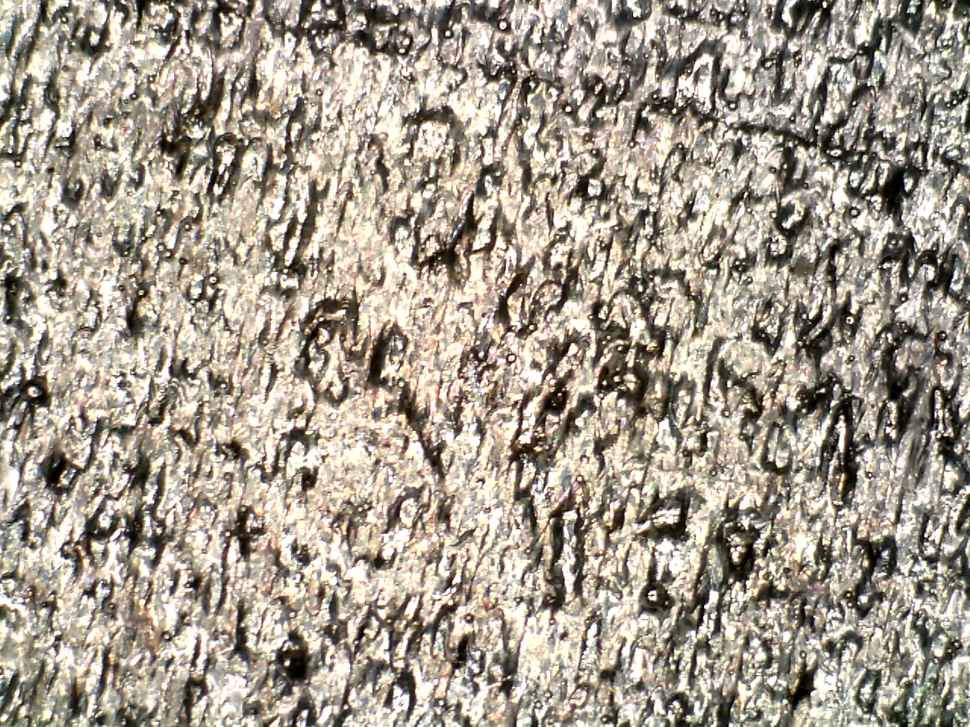
%> input picture Images/B/B01.bmp, 970 x 727 px, shrunk from 1280 x 960 before the run
$ octave read_images.m   (GNU Octave 9; MATLAB toolbox functions it lacks are replaced by stand-ins)
%> lines starting %> are read from the running program, lines starting %| are printed output that depends on the picture
clear;
I(:,:,1) = rgb2gray(imread('B01.bmp'));
%> I: size 727x970 uint8; min 0, max 255, mean 156.9
I(:,:,2) = rgb2gray(imread('B02.bmp'));
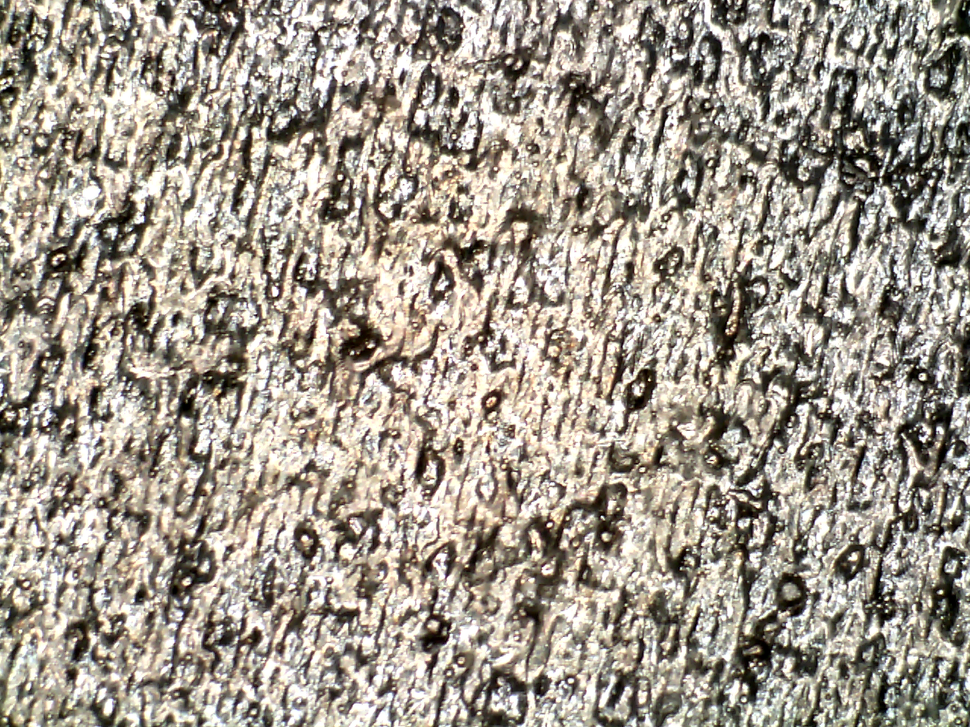
%> input picture Images/B/B02.bmp, 970 x 727 px, shrunk from 1280 x 960 before the run
I(:,:,3) = rgb2gray(imread('B03.bmp'));
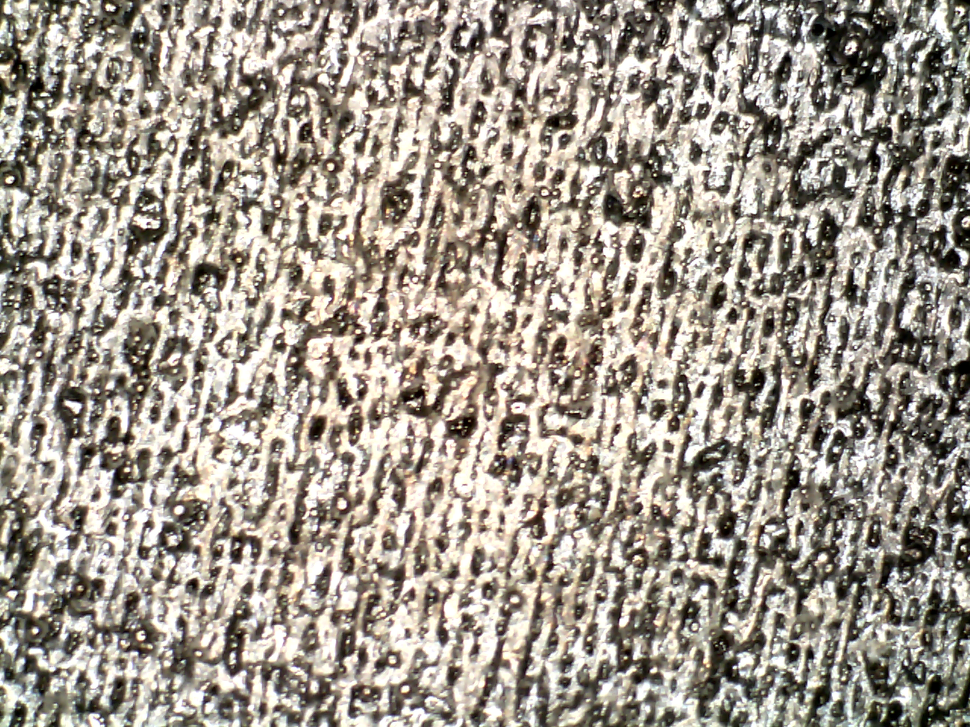
%> input picture Images/B/B03.bmp, 970 x 727 px, shrunk from 1280 x 960 before the run
%> I: size 727x970x3 uint8
I(:,:,4) = rgb2gray(imread('B04.bmp'));
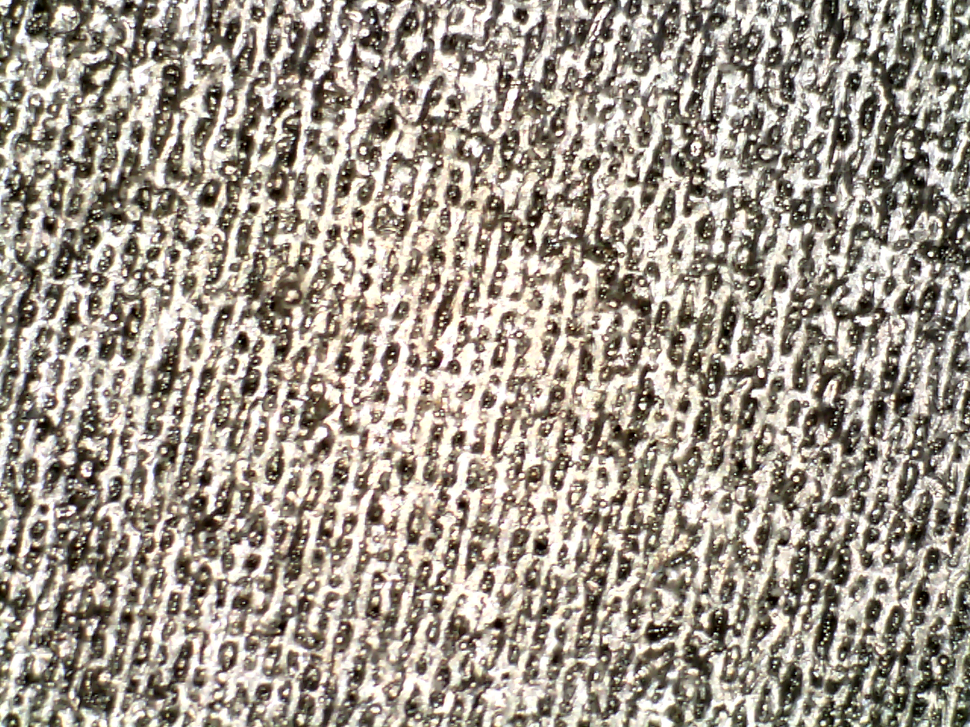
%> input picture Images/B/B04.bmp, 970 x 727 px, shrunk from 1280 x 960 before the run
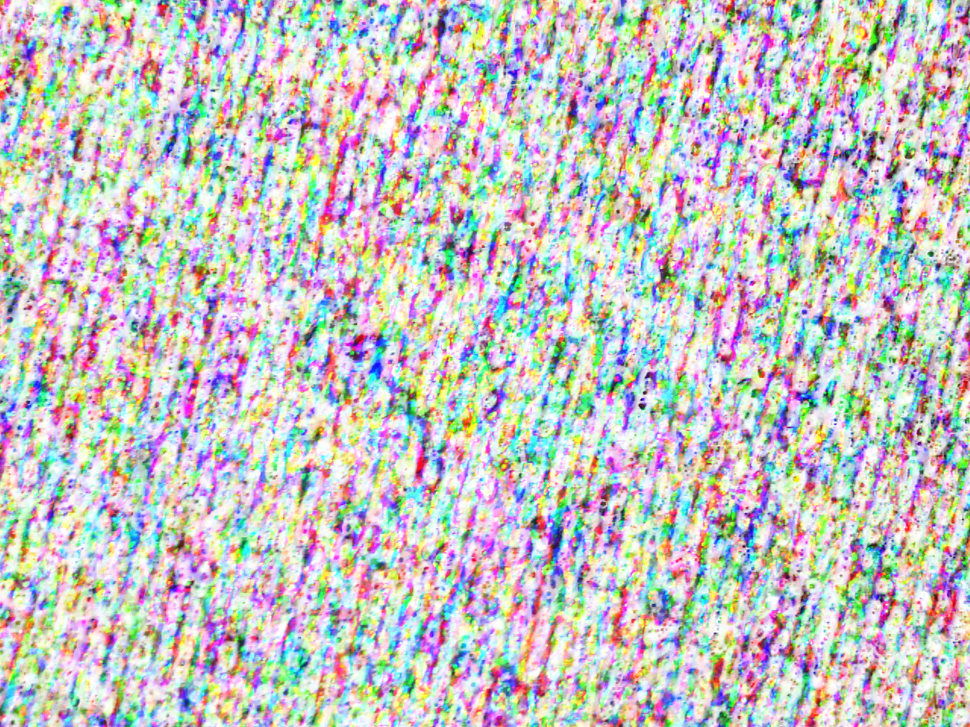
%> I: size 727x970x4 uint8; mean R, G, B, A 156.9, 153.9, 152.4, 153.7; transparent parts drawn white
I(:,:,5) = rgb2gray(imread('B05.bmp'));
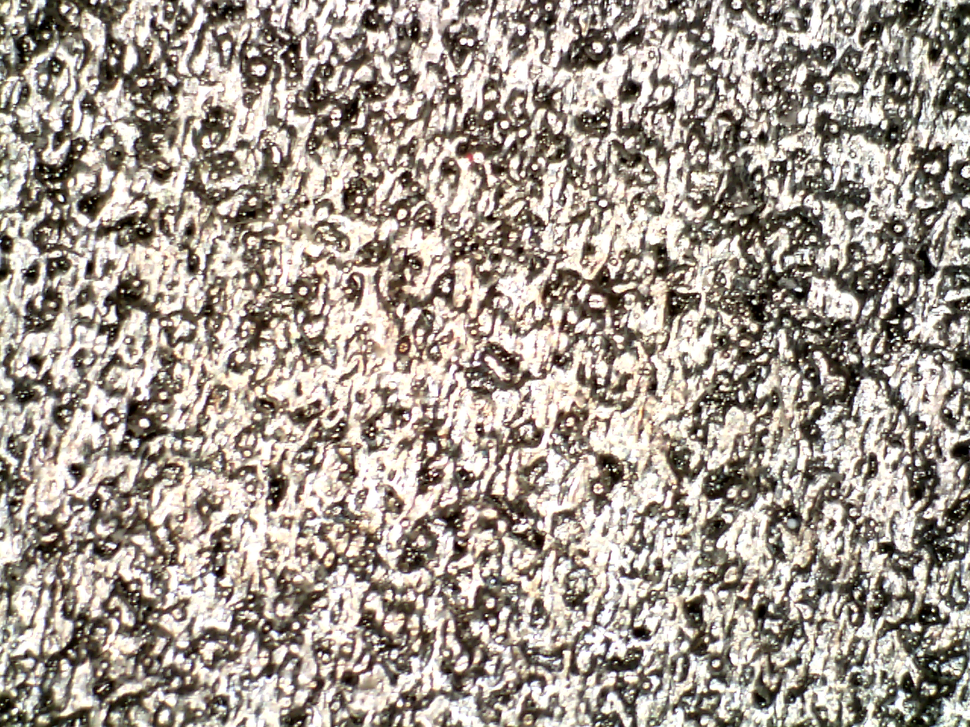
%> input picture Images/B/B05.bmp, 970 x 727 px, shrunk from 1280 x 960 before the run
I(:,:,6) = rgb2gray(imread('B06.bmp'));
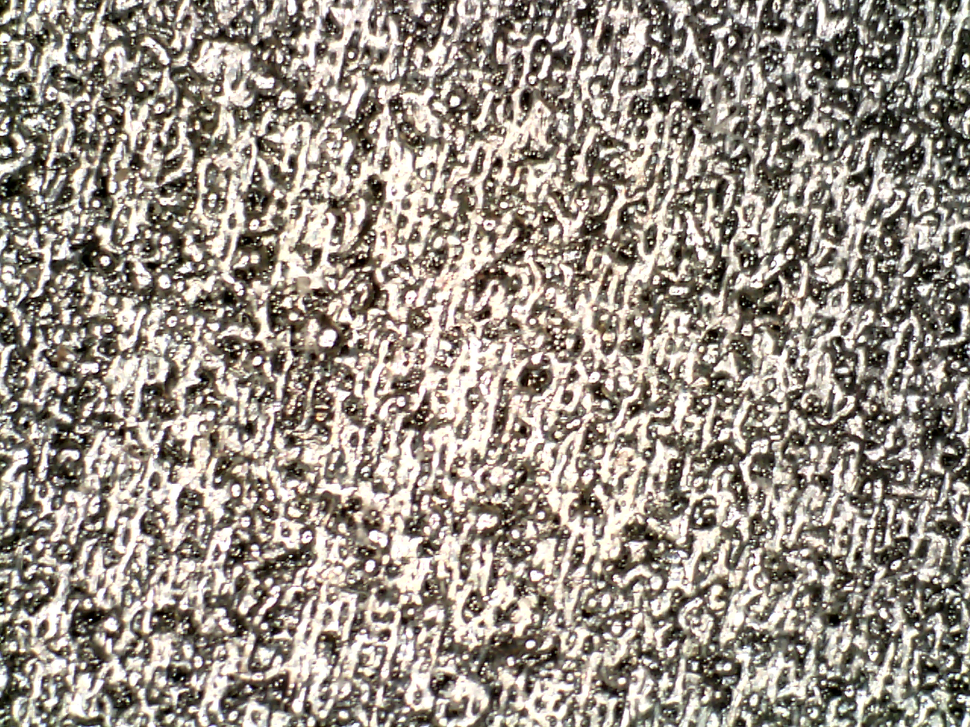
%> input picture Images/B/B06.bmp, 970 x 727 px, shrunk from 1280 x 960 before the run
%> (the run ends here)
